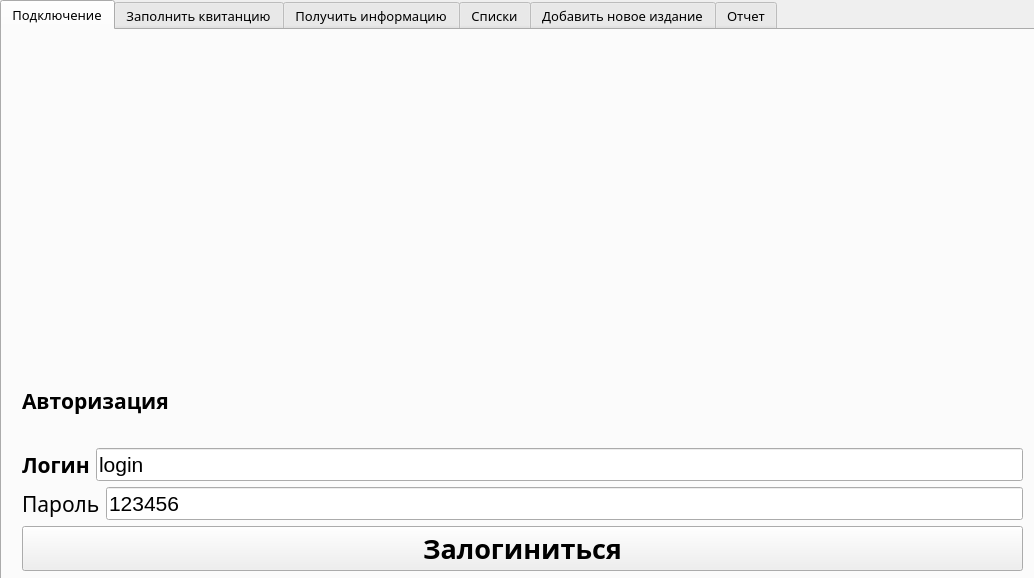
<?xml version="1.0" encoding="UTF-8"?>
<ui version="4.0">
 <class>MainWindow</class>
 <widget class="QMainWindow" name="MainWindow">
  <property name="geometry">
   <rect>
    <x>0</x>
    <y>0</y>
    <width>1034</width>
    <height>578</height>
   </rect>
  </property>
  <property name="maximumSize">
   <size>
    <width>99999</width>
    <height>99999</height>
   </size>
  </property>
  <property name="cursor">
   <cursorShape>ArrowCursor</cursorShape>
  </property>
  <property name="windowTitle">
   <string>DB_App</string>
  </property>
  <property name="autoFillBackground">
   <bool>false</bool>
  </property>
  <property name="styleSheet">
   <string notr="true">background-image:url(&quot;C:\Users\sbalm\PycharmProjects\pythonProject2\static\kartinka.png&quot;);</string>
  </property>
  <widget class="QWidget" name="centralwidget">
   <property name="styleSheet">
    <string notr="true">.button {
  font-family: 'Helvetica', Arial, sans-serif;
  font-size: 16px;
  font-weight: bold;
  text-transform: uppercase;
  letter-spacing: 1px;
  padding: 10px 20px;
  text-align: center;
  text-decoration: none;
  cursor: pointer;
  border: 2px solid #3498db;
  border-radius: 5px;
  color: #ffffff;
  background-color: #3498db;
  transition: background-color 0.3s ease, color 0.3s ease, border-color 0.3s ease;
}

.button:hover {
  background-color: #ffffff;
  color: #3498db;
  border-color: #3498db;
}
</string>
   </property>
   <widget class="QTabWidget" name="tabWidget">
    <property name="geometry">
     <rect>
      <x>0</x>
      <y>0</y>
      <width>1081</width>
      <height>581</height>
     </rect>
    </property>
    <property name="font">
     <font>
      <family>Segoe UI Black</family>
      <pointsize>10</pointsize>
     </font>
    </property>
    <property name="styleSheet">
     <string notr="true"/>
    </property>
    <property name="currentIndex">
     <number>0</number>
    </property>
    <widget class="QWidget" name="Login">
     <attribute name="title">
      <string>Подключение</string>
     </attribute>
     <widget class="QWidget" name="layoutWidget">
      <property name="geometry">
       <rect>
        <x>20</x>
        <y>330</y>
        <width>1001</width>
        <height>211</height>
       </rect>
      </property>
      <layout class="QVBoxLayout" name="verticalLayout">
       <item>
        <widget class="QLabel" name="label_5">
         <property name="font">
          <font>
           <family>Segoe UI Black</family>
           <pointsize>16</pointsize>
           <weight>75</weight>
           <italic>false</italic>
           <bold>true</bold>
           <underline>false</underline>
           <strikeout>false</strikeout>
           <stylestrategy>PreferDefault</stylestrategy>
           <kerning>true</kerning>
          </font>
         </property>
         <property name="layoutDirection">
          <enum>Qt::LeftToRight</enum>
         </property>
         <property name="autoFillBackground">
          <bool>false</bool>
         </property>
         <property name="text">
          <string>Авторизация</string>
         </property>
        </widget>
       </item>
       <item>
        <layout class="QHBoxLayout" name="horizontalLayout_15">
         <item>
          <widget class="QLabel" name="LoginLabel">
           <property name="font">
            <font>
             <family>Segoe UI Black</family>
             <pointsize>16</pointsize>
             <weight>75</weight>
             <bold>true</bold>
            </font>
           </property>
           <property name="text">
            <string>Логин</string>
           </property>
          </widget>
         </item>
         <item>
          <widget class="QLineEdit" name="LoginEdit">
           <property name="font">
            <font>
             <pointsize>16</pointsize>
            </font>
           </property>
           <property name="text">
            <string>login</string>
           </property>
          </widget>
         </item>
        </layout>
       </item>
       <item>
        <layout class="QHBoxLayout" name="horizontalLayout_16">
         <item>
          <widget class="QLabel" name="PasswordLabel">
           <property name="font">
            <font>
             <family>Segoe UI Black</family>
             <pointsize>16</pointsize>
            </font>
           </property>
           <property name="text">
            <string>Пароль</string>
           </property>
          </widget>
         </item>
         <item>
          <widget class="QLineEdit" name="PasswordEdit">
           <property name="font">
            <font>
             <pointsize>16</pointsize>
            </font>
           </property>
           <property name="text">
            <string>123456</string>
           </property>
          </widget>
         </item>
        </layout>
       </item>
       <item>
        <widget class="QPushButton" name="LoginButton">
         <property name="font">
          <font>
           <family>Segoe UI Black</family>
           <pointsize>20</pointsize>
           <weight>75</weight>
           <bold>true</bold>
          </font>
         </property>
         <property name="styleSheet">
          <string notr="true">.button {
  display: inline-block;
  padding: 10px 20px;
  font-size: 16px;
  font-weight: bold;
  text-align: center;
  text-decoration: none;
  cursor: pointer;
  border: 2px solid #3498db;
  border-radius: 5px;
  color: #ffffff;
  background-color: #3498db;
  transition: background-color 0.3s ease, color 0.3s ease, border-color 0.3s ease;
}

.button:hover {
  background-color: #ffffff;
  color: #3498db;
  border-color: #3498db;
}
</string>
         </property>
         <property name="text">
          <string>Залогиниться</string>
         </property>
        </widget>
       </item>
      </layout>
     </widget>
    </widget>
    <widget class="QWidget" name="Add">
     <attribute name="title">
      <string>Заполнить квитанцию</string>
     </attribute>
     <widget class="QWidget" name="layoutWidget">
      <property name="geometry">
       <rect>
        <x>0</x>
        <y>0</y>
        <width>1031</width>
        <height>551</height>
       </rect>
      </property>
      <layout class="QVBoxLayout" name="verticalLayout_13">
       <item>
        <layout class="QHBoxLayout" name="horizontalLayout_17">
         <item>
          <layout class="QVBoxLayout" name="verticalLayout_12">
           <item>
            <widget class="QLabel" name="label_6">
             <property name="font">
              <font>
               <family>Segoe UI Black</family>
               <pointsize>12</pointsize>
              </font>
             </property>
             <property name="text">
              <string>Выбор участков</string>
             </property>
            </widget>
           </item>
           <item>
            <widget class="QListWidget" name="listWidgetLocations"/>
           </item>
          </layout>
         </item>
         <item>
          <layout class="QVBoxLayout" name="verticalLayout_16">
           <item>
            <widget class="QLabel" name="label_16">
             <property name="font">
              <font>
               <family>Segoe UI Black</family>
               <pointsize>12</pointsize>
              </font>
             </property>
             <property name="text">
              <string>Выбор доступных изданий</string>
             </property>
            </widget>
           </item>
           <item>
            <widget class="QListWidget" name="listWidgetReleases"/>
           </item>
          </layout>
         </item>
        </layout>
       </item>
       <item>
        <layout class="QVBoxLayout" name="verticalLayout_2">
         <item>
          <widget class="QLabel" name="label_13">
           <property name="font">
            <font>
             <family>Segoe UI Black</family>
             <pointsize>12</pointsize>
            </font>
           </property>
           <property name="text">
            <string>Заполнение данных о подписчике</string>
           </property>
          </widget>
         </item>
         <item>
          <layout class="QHBoxLayout" name="horizontalLayout">
           <item>
            <widget class="QLabel" name="LastNameLabel">
             <property name="font">
              <font>
               <family>Segoe UI Black</family>
               <pointsize>12</pointsize>
              </font>
             </property>
             <property name="text">
              <string>Фамилия</string>
             </property>
            </widget>
           </item>
           <item>
            <widget class="QLineEdit" name="LastNamelineEdit">
             <property name="font">
              <font>
               <pointsize>16</pointsize>
              </font>
             </property>
            </widget>
           </item>
          </layout>
         </item>
         <item>
          <layout class="QHBoxLayout" name="horizontalLayout_2">
           <item>
            <widget class="QLabel" name="FirstNameLabel">
             <property name="font">
              <font>
               <family>Segoe UI Black</family>
               <pointsize>12</pointsize>
              </font>
             </property>
             <property name="text">
              <string>Имя</string>
             </property>
            </widget>
           </item>
           <item>
            <widget class="QLineEdit" name="FirstNameLineEdit">
             <property name="font">
              <font>
               <pointsize>16</pointsize>
              </font>
             </property>
            </widget>
           </item>
          </layout>
         </item>
         <item>
          <layout class="QHBoxLayout" name="horizontalLayout_3">
           <item>
            <widget class="QLabel" name="SectionLabel">
             <property name="font">
              <font>
               <family>Segoe UI Black</family>
               <pointsize>12</pointsize>
              </font>
             </property>
             <property name="text">
              <string>Отчество</string>
             </property>
            </widget>
           </item>
           <item>
            <widget class="QLineEdit" name="SectionLineEdit">
             <property name="font">
              <font>
               <pointsize>16</pointsize>
              </font>
             </property>
            </widget>
           </item>
          </layout>
         </item>
         <item>
          <layout class="QHBoxLayout" name="horizontalLayout_4">
           <item>
            <widget class="QLabel" name="label_14">
             <property name="font">
              <font>
               <family>Segoe UI Black</family>
               <pointsize>12</pointsize>
              </font>
             </property>
             <property name="text">
              <string>Адрес</string>
             </property>
            </widget>
           </item>
           <item>
            <widget class="QLineEdit" name="lineEdit">
             <property name="font">
              <font>
               <pointsize>16</pointsize>
              </font>
             </property>
            </widget>
           </item>
          </layout>
         </item>
         <item>
          <layout class="QHBoxLayout" name="horizontalLayout_6">
           <item>
            <widget class="QLabel" name="label_17">
             <property name="font">
              <font>
               <family>Segoe UI Black</family>
               <pointsize>12</pointsize>
              </font>
             </property>
             <property name="text">
              <string>Время подписки(месяцы)</string>
             </property>
            </widget>
           </item>
           <item>
            <widget class="QSpinBox" name="spinBox">
             <property name="font">
              <font>
               <pointsize>12</pointsize>
              </font>
             </property>
            </widget>
           </item>
          </layout>
         </item>
         <item>
          <layout class="QHBoxLayout" name="horizontalLayout_5">
           <item>
            <widget class="QLabel" name="label_15">
             <property name="font">
              <font>
               <family>Segoe UI Black</family>
               <pointsize>12</pointsize>
              </font>
             </property>
             <property name="text">
              <string>Дата начала подписки</string>
             </property>
            </widget>
           </item>
           <item>
            <widget class="QDateEdit" name="dateEdit">
             <property name="font">
              <font>
               <pointsize>12</pointsize>
              </font>
             </property>
            </widget>
           </item>
          </layout>
         </item>
        </layout>
       </item>
       <item>
        <widget class="QPushButton" name="AddReceiptButton">
         <property name="font">
          <font>
           <family>Segoe UI Black</family>
           <pointsize>20</pointsize>
           <weight>75</weight>
           <bold>true</bold>
          </font>
         </property>
         <property name="text">
          <string>Добавить запись</string>
         </property>
        </widget>
       </item>
      </layout>
     </widget>
    </widget>
    <widget class="QWidget" name="viewresults">
     <attribute name="title">
      <string>Получить информацию</string>
     </attribute>
     <widget class="QTabWidget" name="tabWidget_2">
      <property name="geometry">
       <rect>
        <x>0</x>
        <y>0</y>
        <width>1031</width>
        <height>371</height>
       </rect>
      </property>
      <property name="font">
       <font>
        <family>Segoe UI Black</family>
        <pointsize>10</pointsize>
       </font>
      </property>
      <property name="currentIndex">
       <number>4</number>
      </property>
      <widget class="QWidget" name="tab_3">
       <attribute name="title">
        <string>Фамилия почтальона</string>
       </attribute>
       <widget class="QWidget" name="layoutWidget">
        <property name="geometry">
         <rect>
          <x>10</x>
          <y>10</y>
          <width>1011</width>
          <height>321</height>
         </rect>
        </property>
        <layout class="QVBoxLayout" name="verticalLayout_15">
         <item>
          <widget class="QListWidget" name="viewLocationsForRequest">
           <property name="font">
            <font>
             <family>Segoe UI Black</family>
             <pointsize>12</pointsize>
             <weight>75</weight>
             <bold>true</bold>
            </font>
           </property>
          </widget>
         </item>
         <item>
          <widget class="QRadioButton" name="radioButtonFioPostman">
           <property name="font">
            <font>
             <family>Segoe UI Black</family>
             <pointsize>12</pointsize>
            </font>
           </property>
           <property name="text">
            <string>Выбери для получения результата</string>
           </property>
          </widget>
         </item>
        </layout>
       </widget>
      </widget>
      <widget class="QWidget" name="tab_4">
       <attribute name="title">
        <string>Газеты</string>
       </attribute>
       <widget class="QWidget" name="layoutWidget">
        <property name="geometry">
         <rect>
          <x>0</x>
          <y>0</y>
          <width>1021</width>
          <height>341</height>
         </rect>
        </property>
        <layout class="QVBoxLayout" name="verticalLayout_18">
         <item>
          <widget class="QListWidget" name="listWidgetFioSubscriber">
           <property name="font">
            <font>
             <family>Segoe UI Black</family>
             <pointsize>12</pointsize>
            </font>
           </property>
          </widget>
         </item>
         <item>
          <widget class="QRadioButton" name="radioButtonMagazines">
           <property name="font">
            <font>
             <family>Segoe UI Black</family>
             <pointsize>12</pointsize>
            </font>
           </property>
           <property name="text">
            <string>Выбери для получения результата</string>
           </property>
          </widget>
         </item>
        </layout>
       </widget>
      </widget>
      <widget class="QWidget" name="tab_5">
       <attribute name="title">
        <string>Сколько почтальонов работает</string>
       </attribute>
       <widget class="QRadioButton" name="radioButtonCountPostman">
        <property name="geometry">
         <rect>
          <x>0</x>
          <y>310</y>
          <width>651</width>
          <height>31</height>
         </rect>
        </property>
        <property name="font">
         <font>
          <family>Segoe UI Black</family>
          <pointsize>20</pointsize>
         </font>
        </property>
        <property name="text">
         <string>Выбери для получения результата</string>
        </property>
       </widget>
      </widget>
      <widget class="QWidget" name="tab_6">
       <attribute name="title">
        <string>Количество экземпляров изданий максимально </string>
       </attribute>
       <widget class="QRadioButton" name="radioButtonMax">
        <property name="geometry">
         <rect>
          <x>0</x>
          <y>310</y>
          <width>521</width>
          <height>31</height>
         </rect>
        </property>
        <property name="font">
         <font>
          <family>Segoe UI Black</family>
          <pointsize>20</pointsize>
         </font>
        </property>
        <property name="text">
         <string>Выбери для получения результата</string>
        </property>
       </widget>
      </widget>
      <widget class="QWidget" name="tab_7">
       <attribute name="title">
        <string>Средний срок подписки</string>
       </attribute>
       <widget class="QRadioButton" name="radioButtonAverage">
        <property name="geometry">
         <rect>
          <x>0</x>
          <y>310</y>
          <width>521</width>
          <height>31</height>
         </rect>
        </property>
        <property name="font">
         <font>
          <family>Segoe UI Black</family>
          <pointsize>20</pointsize>
         </font>
        </property>
        <property name="text">
         <string>Выбери для получения результата</string>
        </property>
       </widget>
      </widget>
     </widget>
     <widget class="QWidget" name="layoutWidget">
      <property name="geometry">
       <rect>
        <x>0</x>
        <y>370</y>
        <width>1031</width>
        <height>181</height>
       </rect>
      </property>
      <layout class="QVBoxLayout" name="verticalLayout_14">
       <item>
        <layout class="QVBoxLayout" name="verticalLayout_3">
         <item>
          <widget class="QLabel" name="label_7">
           <property name="font">
            <font>
             <family>Segoe UI Black</family>
             <pointsize>12</pointsize>
             <weight>75</weight>
             <bold>true</bold>
            </font>
           </property>
           <property name="text">
            <string>Результат:</string>
           </property>
          </widget>
         </item>
         <item>
          <widget class="QLabel" name="labelResultForRequest">
           <property name="font">
            <font>
             <family>Segoe UI Black</family>
             <pointsize>12</pointsize>
            </font>
           </property>
           <property name="text">
            <string/>
           </property>
          </widget>
         </item>
        </layout>
       </item>
       <item>
        <widget class="QPushButton" name="pushButtonForRequest">
         <property name="font">
          <font>
           <family>Segoe UI Black</family>
           <pointsize>20</pointsize>
           <weight>75</weight>
           <bold>true</bold>
          </font>
         </property>
         <property name="text">
          <string>Найти</string>
         </property>
        </widget>
       </item>
      </layout>
     </widget>
    </widget>
    <widget class="QWidget" name="Subscribers">
     <attribute name="title">
      <string>Списки</string>
     </attribute>
     <widget class="QStackedWidget" name="stackedWidget">
      <property name="geometry">
       <rect>
        <x>0</x>
        <y>0</y>
        <width>1031</width>
        <height>551</height>
       </rect>
      </property>
      <property name="currentIndex">
       <number>1</number>
      </property>
      <widget class="QWidget" name="pageReceipts">
       <widget class="QWidget" name="layoutWidget">
        <property name="geometry">
         <rect>
          <x>0</x>
          <y>0</y>
          <width>1031</width>
          <height>551</height>
         </rect>
        </property>
        <layout class="QVBoxLayout" name="verticalLayout_11">
         <item>
          <layout class="QHBoxLayout" name="horizontalLayout_12">
           <item>
            <widget class="QPushButton" name="pushButtonTabPostmen_3">
             <property name="font">
              <font>
               <family>Segoe UI Black</family>
               <pointsize>12</pointsize>
              </font>
             </property>
             <property name="text">
              <string>Почтальоны</string>
             </property>
            </widget>
           </item>
           <item>
            <widget class="QPushButton" name="pushButtonTabSubscribers_3">
             <property name="font">
              <font>
               <family>Segoe UI Black</family>
               <pointsize>12</pointsize>
              </font>
             </property>
             <property name="text">
              <string>Подписчики</string>
             </property>
            </widget>
           </item>
          </layout>
         </item>
         <item>
          <layout class="QVBoxLayout" name="verticalLayout_5">
           <item>
            <widget class="QLabel" name="label_2">
             <property name="font">
              <font>
               <family>Segoe UI Black</family>
               <pointsize>12</pointsize>
              </font>
             </property>
             <property name="styleSheet">
              <string notr="true"/>
             </property>
             <property name="text">
              <string>Квитанции</string>
             </property>
            </widget>
           </item>
           <item>
            <widget class="QListWidget" name="listWidgetTabReceipts">
             <property name="font">
              <font>
               <pointsize>12</pointsize>
              </font>
             </property>
            </widget>
           </item>
          </layout>
         </item>
        </layout>
       </widget>
      </widget>
      <widget class="QWidget" name="pageSubscribers">
       <widget class="QWidget" name="layoutWidget">
        <property name="geometry">
         <rect>
          <x>0</x>
          <y>0</y>
          <width>1031</width>
          <height>551</height>
         </rect>
        </property>
        <layout class="QVBoxLayout" name="verticalLayout_10">
         <item>
          <layout class="QHBoxLayout" name="horizontalLayout_13">
           <item>
            <widget class="QPushButton" name="pushButtonTabReceipts_2">
             <property name="font">
              <font>
               <family>Segoe UI Black</family>
               <pointsize>12</pointsize>
              </font>
             </property>
             <property name="text">
              <string>Квитанции</string>
             </property>
            </widget>
           </item>
           <item>
            <widget class="QPushButton" name="pushButtonTabReleases_2">
             <property name="font">
              <font>
               <family>Segoe UI Black</family>
               <pointsize>12</pointsize>
              </font>
             </property>
             <property name="text">
              <string>Издания</string>
             </property>
            </widget>
           </item>
          </layout>
         </item>
         <item>
          <layout class="QVBoxLayout" name="verticalLayout_4">
           <item>
            <widget class="QLabel" name="label">
             <property name="font">
              <font>
               <family>Segoe UI Black</family>
               <pointsize>12</pointsize>
              </font>
             </property>
             <property name="text">
              <string>Подписчики</string>
             </property>
            </widget>
           </item>
           <item>
            <widget class="QListWidget" name="Subscribers_view">
             <property name="font">
              <font>
               <family>Segoe UI Black</family>
               <pointsize>12</pointsize>
               <weight>75</weight>
               <bold>true</bold>
              </font>
             </property>
            </widget>
           </item>
          </layout>
         </item>
        </layout>
       </widget>
      </widget>
      <widget class="QWidget" name="pageReleases">
       <widget class="QWidget" name="layoutWidget">
        <property name="geometry">
         <rect>
          <x>0</x>
          <y>0</y>
          <width>1031</width>
          <height>551</height>
         </rect>
        </property>
        <layout class="QVBoxLayout" name="verticalLayout_9">
         <item>
          <layout class="QHBoxLayout" name="horizontalLayout_14">
           <item>
            <widget class="QPushButton" name="pushButtonTabSubscribers">
             <property name="font">
              <font>
               <family>Segoe UI Black</family>
               <pointsize>12</pointsize>
              </font>
             </property>
             <property name="text">
              <string>Подписчики</string>
             </property>
            </widget>
           </item>
           <item>
            <widget class="QPushButton" name="pushButtonTabPostmen">
             <property name="font">
              <font>
               <family>Segoe UI Black</family>
               <pointsize>12</pointsize>
              </font>
             </property>
             <property name="text">
              <string>Почтальоны</string>
             </property>
            </widget>
           </item>
          </layout>
         </item>
         <item>
          <layout class="QVBoxLayout" name="verticalLayout_6">
           <item>
            <widget class="QLabel" name="label_3">
             <property name="font">
              <font>
               <family>Segoe UI Black</family>
               <pointsize>12</pointsize>
              </font>
             </property>
             <property name="text">
              <string>Издания</string>
             </property>
            </widget>
           </item>
           <item>
            <widget class="QListWidget" name="listWidgetTabReleases">
             <property name="font">
              <font>
               <family>Segoe UI Black</family>
               <pointsize>12</pointsize>
              </font>
             </property>
            </widget>
           </item>
          </layout>
         </item>
        </layout>
       </widget>
      </widget>
      <widget class="QWidget" name="pagePostmen">
       <widget class="QWidget" name="layoutWidget">
        <property name="geometry">
         <rect>
          <x>0</x>
          <y>0</y>
          <width>1031</width>
          <height>551</height>
         </rect>
        </property>
        <layout class="QVBoxLayout" name="verticalLayout_8">
         <item>
          <layout class="QHBoxLayout" name="horizontalLayout_11">
           <item>
            <widget class="QPushButton" name="pushButtonTabReleases">
             <property name="font">
              <font>
               <family>Segoe UI Black</family>
               <pointsize>12</pointsize>
               <weight>75</weight>
               <bold>true</bold>
              </font>
             </property>
             <property name="text">
              <string>Издания</string>
             </property>
            </widget>
           </item>
           <item>
            <widget class="QPushButton" name="pushButtonTabReceipts">
             <property name="font">
              <font>
               <family>Segoe UI Black</family>
               <pointsize>12</pointsize>
              </font>
             </property>
             <property name="text">
              <string>Квитанции</string>
             </property>
            </widget>
           </item>
          </layout>
         </item>
         <item>
          <layout class="QVBoxLayout" name="verticalLayout_7">
           <item>
            <widget class="QLabel" name="label_4">
             <property name="font">
              <font>
               <family>Segoe UI Black</family>
               <pointsize>12</pointsize>
              </font>
             </property>
             <property name="text">
              <string>Почтальоны</string>
             </property>
            </widget>
           </item>
           <item>
            <widget class="QListWidget" name="listWidget_TabPostmen">
             <property name="font">
              <font>
               <family>Segoe UI Black</family>
               <pointsize>12</pointsize>
              </font>
             </property>
            </widget>
           </item>
          </layout>
         </item>
        </layout>
       </widget>
      </widget>
     </widget>
    </widget>
    <widget class="QWidget" name="tab">
     <attribute name="title">
      <string>Добавить новое издание</string>
     </attribute>
     <widget class="QWidget" name="layoutWidget">
      <property name="geometry">
       <rect>
        <x>0</x>
        <y>0</y>
        <width>1031</width>
        <height>551</height>
       </rect>
      </property>
      <layout class="QVBoxLayout" name="verticalLayout_17">
       <item>
        <layout class="QHBoxLayout" name="horizontalLayout_7">
         <item>
          <widget class="QLabel" name="label_18">
           <property name="font">
            <font>
             <family>Segoe UI Black</family>
             <pointsize>12</pointsize>
            </font>
           </property>
           <property name="text">
            <string>Индекс</string>
           </property>
          </widget>
         </item>
         <item>
          <widget class="QLineEdit" name="lineEditReleaseIndex">
           <property name="font">
            <font>
             <family>Segoe UI Black</family>
             <pointsize>16</pointsize>
             <weight>75</weight>
             <bold>true</bold>
            </font>
           </property>
          </widget>
         </item>
        </layout>
       </item>
       <item>
        <layout class="QHBoxLayout" name="horizontalLayout_8">
         <item>
          <widget class="QLabel" name="label_19">
           <property name="font">
            <font>
             <family>Segoe UI Black</family>
             <pointsize>12</pointsize>
            </font>
           </property>
           <property name="text">
            <string>Название</string>
           </property>
          </widget>
         </item>
         <item>
          <widget class="QLineEdit" name="lineEditReleaseName">
           <property name="font">
            <font>
             <family>Segoe UI Black</family>
             <pointsize>16</pointsize>
             <weight>75</weight>
             <bold>true</bold>
            </font>
           </property>
          </widget>
         </item>
        </layout>
       </item>
       <item>
        <layout class="QHBoxLayout" name="horizontalLayout_9">
         <item>
          <widget class="QLabel" name="label_20">
           <property name="font">
            <font>
             <family>Segoe UI Black</family>
             <pointsize>12</pointsize>
            </font>
           </property>
           <property name="text">
            <string>Цена</string>
           </property>
          </widget>
         </item>
         <item>
          <widget class="QLineEdit" name="lineEditReleasePrice">
           <property name="font">
            <font>
             <family>Segoe UI Black</family>
             <pointsize>16</pointsize>
            </font>
           </property>
          </widget>
         </item>
        </layout>
       </item>
       <item>
        <layout class="QHBoxLayout" name="horizontalLayout_10">
         <item>
          <widget class="QLabel" name="label_21">
           <property name="font">
            <font>
             <family>Segoe UI Black</family>
             <pointsize>12</pointsize>
            </font>
           </property>
           <property name="text">
            <string>Количество</string>
           </property>
          </widget>
         </item>
         <item>
          <widget class="QLineEdit" name="lineEditReleaseCount">
           <property name="font">
            <font>
             <family>Segoe UI Black</family>
             <pointsize>16</pointsize>
            </font>
           </property>
          </widget>
         </item>
        </layout>
       </item>
       <item>
        <widget class="QPushButton" name="pushButtonAddRelease">
         <property name="enabled">
          <bool>true</bool>
         </property>
         <property name="maximumSize">
          <size>
           <width>1029</width>
           <height>50</height>
          </size>
         </property>
         <property name="font">
          <font>
           <family>Segoe UI Black</family>
           <pointsize>20</pointsize>
          </font>
         </property>
         <property name="text">
          <string>Добавить издание</string>
         </property>
        </widget>
       </item>
      </layout>
     </widget>
    </widget>
    <widget class="QWidget" name="tab_2">
     <attribute name="title">
      <string>Отчет</string>
     </attribute>
     <widget class="QWidget" name="layoutWidget">
      <property name="geometry">
       <rect>
        <x>10</x>
        <y>10</y>
        <width>1011</width>
        <height>541</height>
       </rect>
      </property>
      <layout class="QVBoxLayout" name="verticalLayout_19">
       <item>
        <widget class="QListWidget" name="listWidgetReport"/>
       </item>
       <item>
        <widget class="QPushButton" name="pushButtonReport">
         <property name="font">
          <font>
           <family>Segoe UI Black</family>
           <pointsize>12</pointsize>
           <weight>75</weight>
           <bold>true</bold>
          </font>
         </property>
         <property name="text">
          <string>Создать отчет</string>
         </property>
        </widget>
       </item>
      </layout>
     </widget>
    </widget>
   </widget>
  </widget>
 </widget>
 <resources/>
 <connections/>
</ui>
